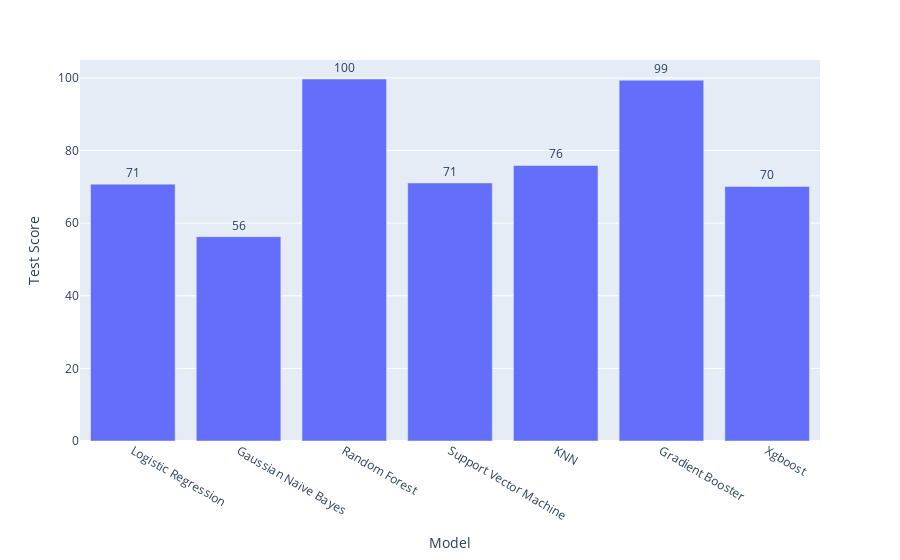

The notebook cell saved with this chart:
### Code cell
import plotly.express as px
fig = px.bar(models, x='Model', y='Test Score',text_auto='.2s')
fig.update_traces(textfont_size=12, textangle=0, textposition="outside", cliponaxis=False)
fig.show()

### Figure 1 — Plotly figure (JSON) as saved in the notebook; plotly's stock layout.template omitted (floating-point values rounded to 4 significant figures)
{"data": [{"alignmentgroup": "True", "cliponaxis": false, "hovertemplate": "Model=%{x}<br>Test Score=%{y}<extra></extra>", "legendgroup": "", "marker": {"color": "#636efa", "pattern": {"shape": ""}}, "name": "", "offsetgroup": "", "orientation": "v", "showlegend": false, "textangle": 0, "textfont": {"size": 12}, "textposition": "outside", "texttemplate": "%{y:.2s}", "type": "bar", "x": ["Logistic Regression", "Gaussian Naive Bayes", "Random Forest", "Support Vector Machine", "KNN", "Gradient Booster", "Xgboost"], "xaxis": "x", "y": [70.74, 56.27, 99.68, 71.06, 75.88, 99.36, 70.1], "yaxis": "y"}], "layout": {"barmode": "relative", "legend": {"tracegroupgap": 0}, "margin": {"t": 60}, "xaxis": {"anchor": "y", "domain": [0, 1], "title": {"text": "Model"}}, "yaxis": {"anchor": "x", "domain": [0, 1], "title": {"text": "Test Score"}}}}
